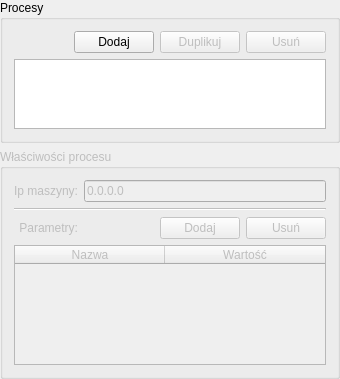
<?xml version="1.0" encoding="UTF-8"?>
<ui version="4.0">
 <class>actionDefinitionWidget</class>
 <widget class="QWidget" name="actionDefinitionWidget">
  <property name="geometry">
   <rect>
    <x>0</x>
    <y>0</y>
    <width>340</width>
    <height>358</height>
   </rect>
  </property>
  <property name="minimumSize">
   <size>
    <width>0</width>
    <height>0</height>
   </size>
  </property>
  <property name="windowTitle">
   <string>actionDefinitionWidget</string>
  </property>
  <layout class="QGridLayout" name="gridLayout">
   <property name="margin">
    <number>0</number>
   </property>
   <item row="1" column="0">
    <widget class="QGroupBox" name="m_ProcessParameters">
     <property name="enabled">
      <bool>false</bool>
     </property>
     <property name="sizePolicy">
      <sizepolicy hsizetype="Expanding" vsizetype="Preferred">
       <horstretch>0</horstretch>
       <verstretch>0</verstretch>
      </sizepolicy>
     </property>
     <property name="title">
      <string>Właściwości procesu</string>
     </property>
     <layout class="QGridLayout" name="gridLayout_2">
      <item row="0" column="0">
       <widget class="QLabel" name="label_2">
        <property name="sizePolicy">
         <sizepolicy hsizetype="Preferred" vsizetype="Preferred">
          <horstretch>0</horstretch>
          <verstretch>0</verstretch>
         </sizepolicy>
        </property>
        <property name="text">
         <string>Ip maszyny:</string>
        </property>
        <property name="alignment">
         <set>Qt::AlignRight|Qt::AlignTrailing|Qt::AlignVCenter</set>
        </property>
       </widget>
      </item>
      <item row="2" column="0">
       <widget class="QLabel" name="label">
        <property name="sizePolicy">
         <sizepolicy hsizetype="Preferred" vsizetype="Preferred">
          <horstretch>0</horstretch>
          <verstretch>0</verstretch>
         </sizepolicy>
        </property>
        <property name="text">
         <string>Parametry:</string>
        </property>
        <property name="alignment">
         <set>Qt::AlignRight|Qt::AlignTrailing|Qt::AlignVCenter</set>
        </property>
       </widget>
      </item>
      <item row="2" column="1">
       <layout class="QHBoxLayout" name="horizontalLayout">
        <item>
         <spacer name="horizontalSpacer_2">
          <property name="orientation">
           <enum>Qt::Horizontal</enum>
          </property>
          <property name="sizeType">
           <enum>QSizePolicy::Expanding</enum>
          </property>
          <property name="sizeHint" stdset="0">
           <size>
            <width>40</width>
            <height>20</height>
           </size>
          </property>
         </spacer>
        </item>
        <item>
         <widget class="QPushButton" name="m_AddParameter">
          <property name="text">
           <string>Dodaj</string>
          </property>
         </widget>
        </item>
        <item>
         <widget class="QPushButton" name="m_RemoveParameter">
          <property name="enabled">
           <bool>false</bool>
          </property>
          <property name="text">
           <string>Usuń</string>
          </property>
         </widget>
        </item>
       </layout>
      </item>
      <item row="3" column="0" colspan="2">
       <widget class="QTableWidget" name="m_ParameterList">
        <property name="minimumSize">
         <size>
          <width>302</width>
          <height>0</height>
         </size>
        </property>
        <property name="showDropIndicator" stdset="0">
         <bool>false</bool>
        </property>
        <property name="dragDropOverwriteMode">
         <bool>false</bool>
        </property>
        <property name="selectionMode">
         <enum>QAbstractItemView::SingleSelection</enum>
        </property>
        <property name="wordWrap">
         <bool>false</bool>
        </property>
        <attribute name="horizontalHeaderDefaultSectionSize">
         <number>150</number>
        </attribute>
        <attribute name="horizontalHeaderStretchLastSection">
         <bool>true</bool>
        </attribute>
        <attribute name="verticalHeaderVisible">
         <bool>false</bool>
        </attribute>
        <column>
         <property name="text">
          <string>Nazwa</string>
         </property>
        </column>
        <column>
         <property name="text">
          <string>Wartość</string>
         </property>
        </column>
       </widget>
      </item>
      <item row="0" column="1">
       <widget class="QLineEdit" name="m_MachineIp">
        <property name="text">
         <string>0.0.0.0</string>
        </property>
        <property name="maxLength">
         <number>15</number>
        </property>
       </widget>
      </item>
      <item row="1" column="0" colspan="2">
       <widget class="Line" name="line">
        <property name="orientation">
         <enum>Qt::Horizontal</enum>
        </property>
       </widget>
      </item>
     </layout>
    </widget>
   </item>
   <item row="0" column="0">
    <widget class="QGroupBox" name="m_Processes">
     <property name="sizePolicy">
      <sizepolicy hsizetype="Preferred" vsizetype="Fixed">
       <horstretch>0</horstretch>
       <verstretch>0</verstretch>
      </sizepolicy>
     </property>
     <property name="title">
      <string>Procesy</string>
     </property>
     <layout class="QGridLayout" name="gridLayout_1">
      <property name="sizeConstraint">
       <enum>QLayout::SetMinimumSize</enum>
      </property>
      <item row="0" column="1">
       <widget class="QPushButton" name="m_AddProcess">
        <property name="text">
         <string>Dodaj</string>
        </property>
       </widget>
      </item>
      <item row="0" column="3">
       <widget class="QPushButton" name="m_RemoveProcess">
        <property name="enabled">
         <bool>false</bool>
        </property>
        <property name="text">
         <string>Usuń</string>
        </property>
       </widget>
      </item>
      <item row="0" column="0">
       <spacer name="horizontalSpacer">
        <property name="orientation">
         <enum>Qt::Horizontal</enum>
        </property>
        <property name="sizeHint" stdset="0">
         <size>
          <width>40</width>
          <height>20</height>
         </size>
        </property>
       </spacer>
      </item>
      <item row="1" column="0" colspan="4">
       <widget class="QListWidget" name="m_ProcessList">
        <property name="maximumSize">
         <size>
          <width>16777215</width>
          <height>120</height>
         </size>
        </property>
        <property name="editTriggers">
         <set>QAbstractItemView::NoEditTriggers</set>
        </property>
        <property name="showDropIndicator" stdset="0">
         <bool>false</bool>
        </property>
        <property name="uniformItemSizes">
         <bool>true</bool>
        </property>
       </widget>
      </item>
      <item row="0" column="2">
       <widget class="QPushButton" name="m_DuplicateProcess">
        <property name="enabled">
         <bool>false</bool>
        </property>
        <property name="text">
         <string>Duplikuj</string>
        </property>
       </widget>
      </item>
     </layout>
    </widget>
   </item>
  </layout>
 </widget>
 <layoutdefault spacing="6" margin="11"/>
 <tabstops>
  <tabstop>m_AddProcess</tabstop>
  <tabstop>m_RemoveProcess</tabstop>
  <tabstop>m_ProcessList</tabstop>
  <tabstop>m_ParameterList</tabstop>
 </tabstops>
 <resources/>
 <connections>
  <connection>
   <sender>m_AddProcess</sender>
   <signal>clicked()</signal>
   <receiver>actionDefinitionWidget</receiver>
   <slot>addProcess()</slot>
   <hints>
    <hint type="sourcelabel">
     <x>364</x>
     <y>43</y>
    </hint>
    <hint type="destinationlabel">
     <x>250</x>
     <y>149</y>
    </hint>
   </hints>
  </connection>
  <connection>
   <sender>m_RemoveProcess</sender>
   <signal>clicked()</signal>
   <receiver>actionDefinitionWidget</receiver>
   <slot>removeProcess()</slot>
   <hints>
    <hint type="sourcelabel">
     <x>445</x>
     <y>43</y>
    </hint>
    <hint type="destinationlabel">
     <x>250</x>
     <y>149</y>
    </hint>
   </hints>
  </connection>
  <connection>
   <sender>m_ProcessList</sender>
   <signal>currentItemChanged(QListWidgetItem*,QListWidgetItem*)</signal>
   <receiver>actionDefinitionWidget</receiver>
   <slot>currentProcessChanged(QListWidgetItem*,QListWidgetItem*)</slot>
   <hints>
    <hint type="sourcelabel">
     <x>250</x>
     <y>141</y>
    </hint>
    <hint type="destinationlabel">
     <x>250</x>
     <y>149</y>
    </hint>
   </hints>
  </connection>
  <connection>
   <sender>m_AddParameter</sender>
   <signal>clicked()</signal>
   <receiver>actionDefinitionWidget</receiver>
   <slot>addParameter()</slot>
   <hints>
    <hint type="sourcelabel">
     <x>334</x>
     <y>213</y>
    </hint>
    <hint type="destinationlabel">
     <x>235</x>
     <y>175</y>
    </hint>
   </hints>
  </connection>
  <connection>
   <sender>m_RemoveParameter</sender>
   <signal>clicked()</signal>
   <receiver>actionDefinitionWidget</receiver>
   <slot>removeParameter()</slot>
   <hints>
    <hint type="sourcelabel">
     <x>415</x>
     <y>213</y>
    </hint>
    <hint type="destinationlabel">
     <x>235</x>
     <y>175</y>
    </hint>
   </hints>
  </connection>
  <connection>
   <sender>m_ParameterList</sender>
   <signal>cellChanged(int,int)</signal>
   <receiver>actionDefinitionWidget</receiver>
   <slot>parameterChanged(int,int)</slot>
   <hints>
    <hint type="sourcelabel">
     <x>235</x>
     <y>281</y>
    </hint>
    <hint type="destinationlabel">
     <x>235</x>
     <y>175</y>
    </hint>
   </hints>
  </connection>
  <connection>
   <sender>m_MachineIp</sender>
   <signal>editingFinished()</signal>
   <receiver>actionDefinitionWidget</receiver>
   <slot>machineIpChanged()</slot>
   <hints>
    <hint type="sourcelabel">
     <x>202</x>
     <y>215</y>
    </hint>
    <hint type="destinationlabel">
     <x>169</x>
     <y>176</y>
    </hint>
   </hints>
  </connection>
  <connection>
   <sender>m_ParameterList</sender>
   <signal>currentItemChanged(QTableWidgetItem*,QTableWidgetItem*)</signal>
   <receiver>actionDefinitionWidget</receiver>
   <slot>currentParameterChanged(QTableWidgetItem*,QTableWidgetItem*)</slot>
   <hints>
    <hint type="sourcelabel">
     <x>169</x>
     <y>312</y>
    </hint>
    <hint type="destinationlabel">
     <x>169</x>
     <y>178</y>
    </hint>
   </hints>
  </connection>
  <connection>
   <sender>m_DuplicateProcess</sender>
   <signal>clicked()</signal>
   <receiver>actionDefinitionWidget</receiver>
   <slot>duplicateProcess()</slot>
   <hints>
    <hint type="sourcelabel">
     <x>211</x>
     <y>34</y>
    </hint>
    <hint type="destinationlabel">
     <x>169</x>
     <y>178</y>
    </hint>
   </hints>
  </connection>
 </connections>
 <slots>
  <slot>addProcess()</slot>
  <slot>removeProcess()</slot>
  <slot>currentProcessChanged(QListWidgetItem*,QListWidgetItem*)</slot>
  <slot>addParameter()</slot>
  <slot>removeParameter()</slot>
  <slot>parameterChanged(int,int)</slot>
  <slot>machineIpChanged()</slot>
  <slot>currentParameterChanged(QTableWidgetItem*,QTableWidgetItem*)</slot>
  <slot>duplicateProcess()</slot>
 </slots>
</ui>
